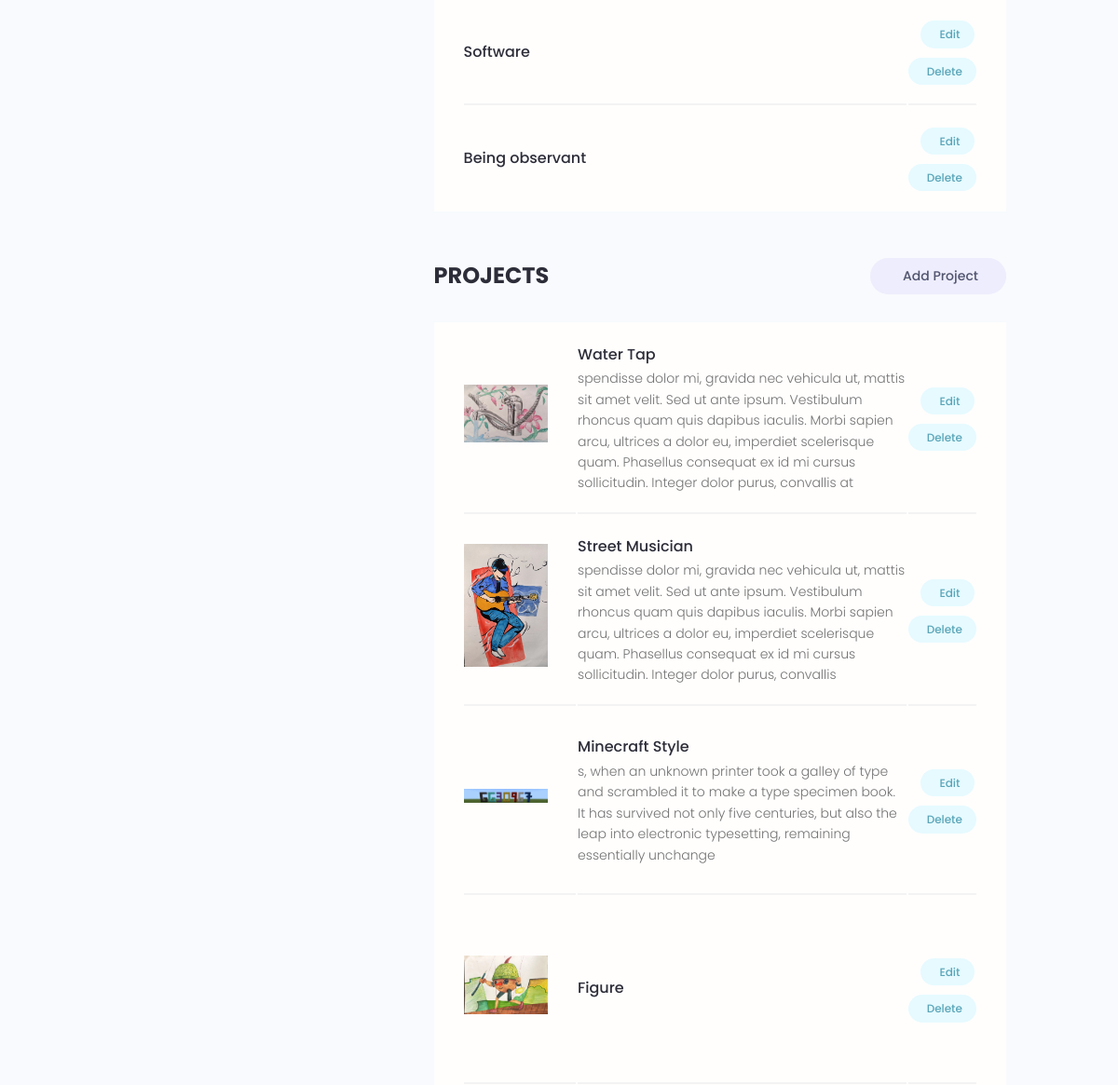
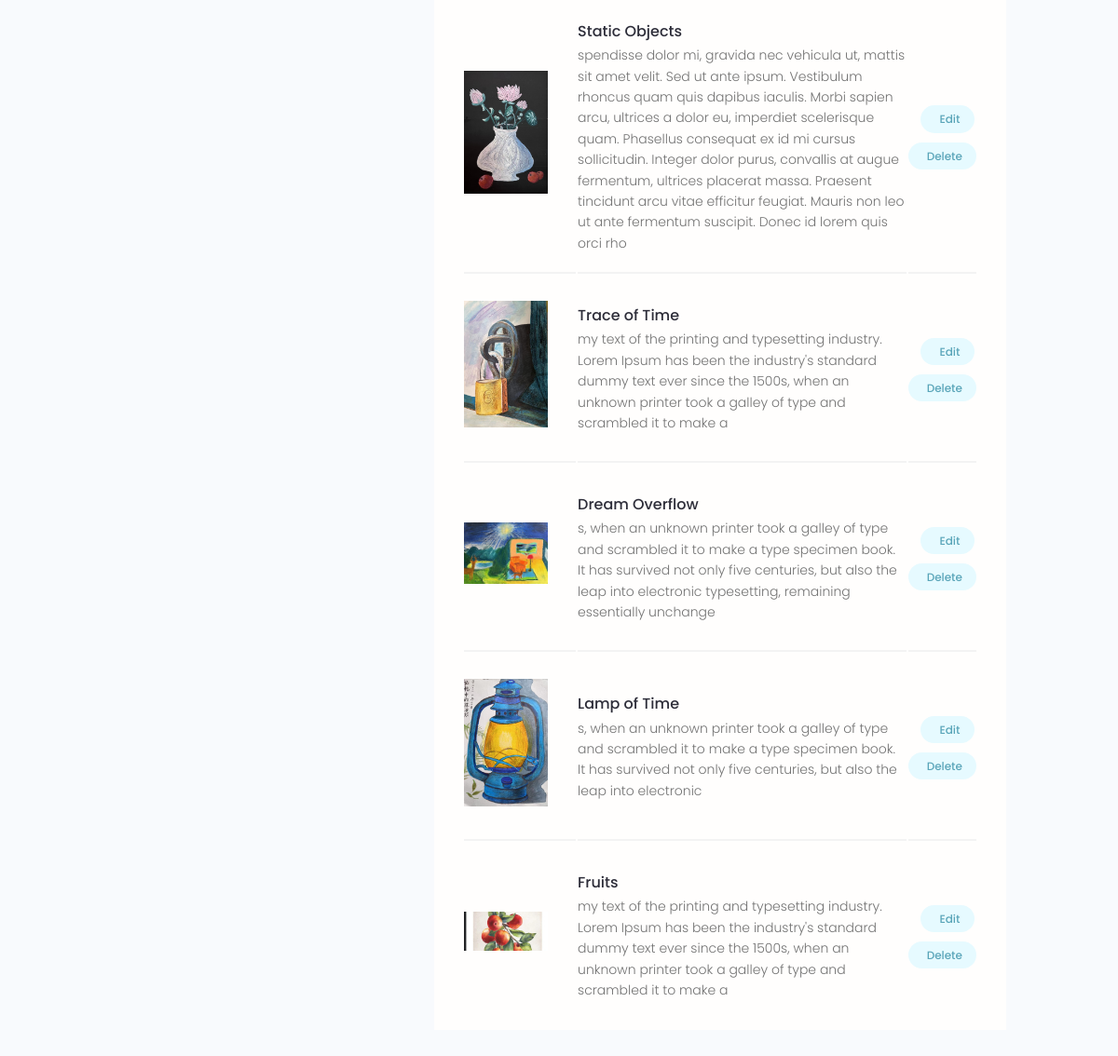
Before: /account/ (signed in, lower part) with the older database file (2 pictures, top to bottom).
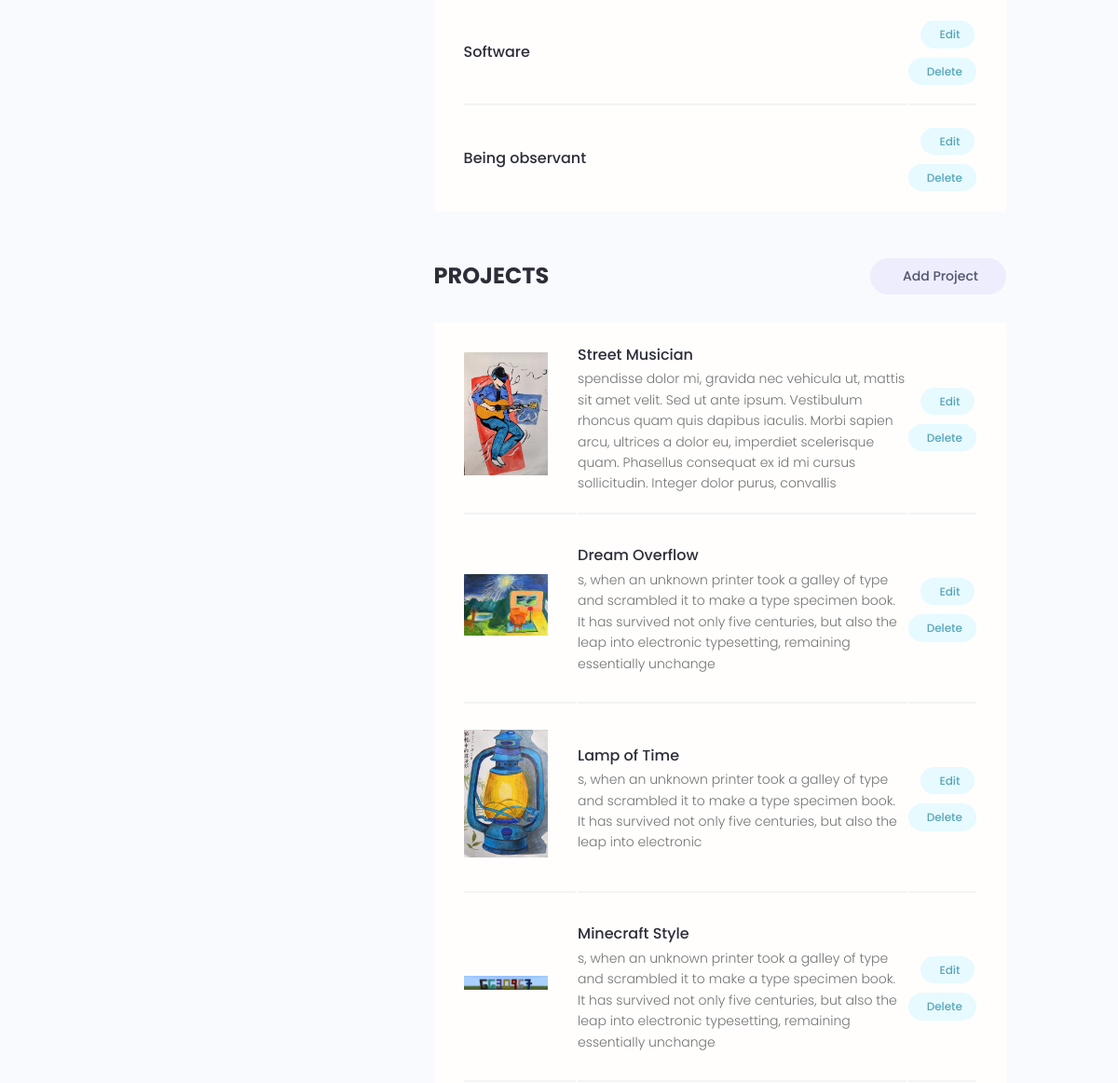
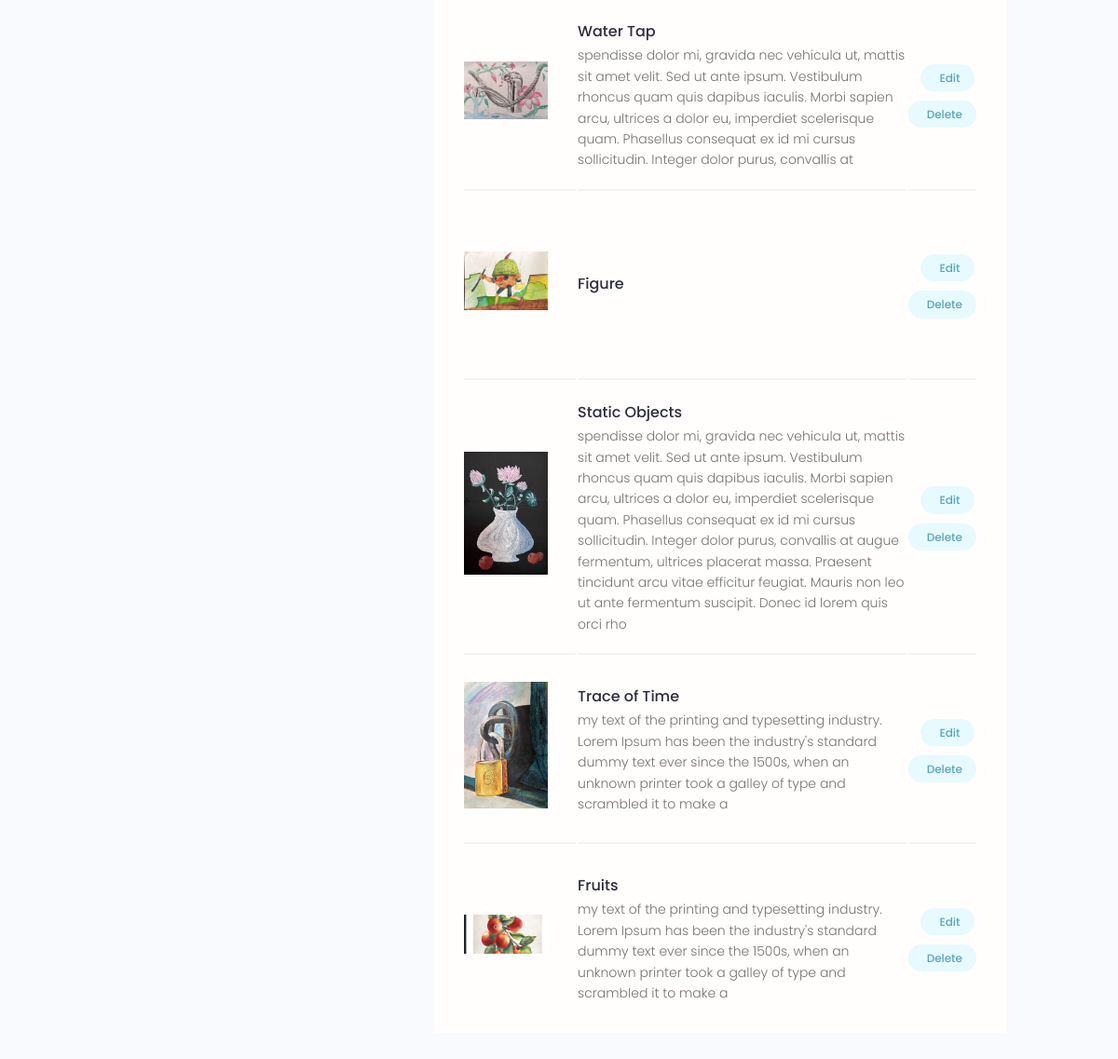
After: the same page with the newer database file (2 pictures, top to bottom).
### users/models.py (models this page shows, shortened)
class Skill(models.Model):
    owner = models.ForeignKey(Profile, on_delete=models.CASCADE, null=True, blank=True)
    name = models.CharField(max_length=200, null=True, blank=True)
    description = models.TextField(null=True, blank=True)
    created = models.DateTimeField(auto_now_add=True)
    id = models.UUIDField(default=uuid.uuid4, unique=True, primary_key=True, editable=False)

### paintings/models.py (models this page shows, shortened)
class Painting(models.Model):
    owner = models.ForeignKey(Profile, null=True, blank=True, on_delete=models.CASCADE)
    title = models.CharField(max_length=200)
    featured_image = models.ImageField(null=True, blank=True, default="default.png")
    demo_link = models.TextField(max_length=500, null=True, blank=True)
    description = models.TextField(null=True, blank=True)
    tags = models.ManyToManyField('Tag', blank=True)
    vote_total = models.IntegerField(default=0, null=True, blank=True)
    vote_score = models.IntegerField(default=0, null=True, blank=True)
    created = models.DateTimeField(auto_now_add=True)
    id = models.UUIDField(default=uuid.uuid4, unique=True, primary_key=True, editable=False)
    @property
    def imageURL(self):
        try:
            url = self.featured_image.url
        except:
            url = ""
        return url
    class Meta:
        ordering = ['-vote_score', "-vote_total", "title"]

### users/views.py (the view)
# urls.py: path("account/", views.userAccount, name="account"),
@login_required(login_url="login-user")
def userAccount(request):
    profile = request.user.profile
    skills = profile.skill_set.all()
    context = {"profile": profile, "skills": skills}
    return render(request, "users/account.html", context)

### users/models.py (called while the page is built)
    @property
    def imageURL(self):
        try:
            url = self.profile_image.url
        except:
            url = ""
        return url

### users/templates/users/account.html (shortened to what this page needs)
{% extends 'main.html' %}
{% load static %}
{% block content %}
<main class="settingsPage profile my-md">
    <div class="container">
        <div class="layout">
            <div class="column column--1of3">
            </div>
            <div class="column column--2of3">
                <table class="settings__table">
                    {% for skill in skills %}
                    <tr>
                        <td class="settings__tableInfo">
                            <h4>{{skill.name}}</h4>
                        </td>
                        <td class="settings__tableActions">
                            <a class="tag tag--pill tag--main settings__btn" href="{% url 'edit-skill' skill.id %}">
                                Edit</a>
                            <a class="tag tag--pill tag--main settings__btn" href="{% url 'delete-skill' skill.id %}">
                                Delete</a>
                        </td>
                    </tr>
                    {% endfor %}
                </table>
                <div class="settings">
                    <h3 class="settings__title">Projects</h3>
                    <a class="tag tag--pill tag--sub settings__btn tag--lg" href="{% url 'new-painting' %}"> Add
                        Project</a>
                </div>
                <table class="settings__table">
                    {% for painting in profile.painting_set.all %}
                    <tr>
                        <td class="settings__thumbnail">
                            <a href="{% url 'painting' painting.id %}"><img src="{{painting.imageURL}}"
                                    alt="Project Thumbnail" /></a>
                        </td>
                        <td class="settings__tableInfo">
                            <a href="{% url 'painting' painting.id %}">{{painting.title}}</a>
                            <p>
                                {{painting.description}}
                            </p>
                        </td>
                        <td class="settings__tableActions">
                            <a class="tag tag--pill tag--main settings__btn"
                                href="{% url 'update-painting' painting.id %}">
                                Edit</a>
                            <a class="tag tag--pill tag--main settings__btn"
                                href="{% url 'delete-painting' painting.id %}">
                                Delete</a>
                        </td>
                    </tr>
                    {% endfor %}
                </table>
            </div>
        </div>
    </div>
</main>
{% endblock %}

### templates/main.html (shortened to what this page needs)
<!DOCTYPE html>
{% load static %}
<html>
<head>
    <link rel="stylesheet" href="https://cdn.iconmonstr.com/1.3.0/css/iconmonstr-iconic-font.min.css" />
    <link rel="stylesheet" href="{% static 'uikit/styles/uikit.css' %}" />
    <link rel="stylesheet" href="{% static 'styles/app.css' %}" />
</head>
<body>
    {% block content %}
    {% endblock content %}
</body>
</html>

### templates/navbar.html (shortened to what this page needs)
{% load static %}

### static/styles/app.css (style rules this page uses)
:root { --color-sub: #2d2d39; }
img { width: 100%; }
.settings { display: flex; justify-content: space-between; align-items: center; }
.settings__title { font-size: 2.4rem; text-transform: uppercase; font-weight: 700; color: var(--color-sub); }
.settings__table { margin-top: 3rem; margin-bottom: 5rem; padding: 0 3rem; background: var(--color-white); }
.settings__table tr { width: 100%; }
.settings__table tr > td { padding: 2rem 0; }
.settings__table tr:not(:last-child) td { border-bottom: 2px solid var(--color-white-light); }
.settings__thumbnail { width: 23%; min-width: 10rem; }
.settings__thumbnail img { padding-right: 3rem; height: 15rem; object-fit: contain; }
.settings__tableInfo { width: 100%; }
.settings__tableInfo h4, .settings__tableInfo a { padding-right: 1rem; width: auto; font-size: 1.6rem; font-weight: 500; color: var(--color-sub); }
.settings__tableInfo p { font-size: 1.4rem; }
.settings__tableActions { text-align: right; }

### static/uikit/styles/modules/_variables.css (style rules this page uses)
:root { --color-main: #5aa5b9; --color-main-light: #e6faff; --color-sub: #3f4156; --color-sub-light: #51546e; --color-sub-lighter: #ededfd; --color-text: #737373; --color-gray: #8b8b8b; --color-light: #e5e7eb; --color-light-gray: #767676; --color-bg: #f8fafd; --color-white: #fffefd; --color-white-light: #f3f3f3; --color-success: #359e64; --color-success-bg: #def8e8; --color-error: #fc4b0b; --color-error-bg: #fff2ee; --font-base: 'Poppins', arial, helvetica, 'Segoe UI', roboto, ubuntu, sans-serif; --font-monospace: 'Fira Code', 'Courier New', courier, monospace; --font-regular: 300; --font-medium: 500; --font-bold: 700; --generic-shadow: 1px 1px 5px #00000010; --generic-transition: all 0.3s ease-in-out; }

### static/uikit/styles/modules/_base.css (style rules this page uses)
* { margin: 0; padding: 0; box-sizing: border-box; text-rendering: optimizeLegibility; color: inherit; font-size: inherit; }
html { font-size: 50%; }
@media only screen and (min-width: 480px) { html { font-size: 56.25%; } }
@media only screen and (min-width: 1200px) { html { font-size: 62.5%; } }
body { line-height: 1.6; font-weight: 400; font-size: 1.5rem; color: var(--color-text); background-color: var(--color-bg); min-height: 100vh; }

### static/uikit/styles/modules/_typography.css (style rules this page uses)
* { font-family: var(--font-base); }
h3 { font-size: 3.2rem; font-weight: var(--font-medium); }
h4 { font-size: 2.8rem; font-weight: var(--font-medium); }
p, span, strong { font-size: 1.6rem; color: var(--color-text); font-weight: var(--font-regular); }
a { padding-bottom: 2px; text-decoration: none; display: inline-block; color: var(--color-main); font-weight: var(--font-medium); }

### static/uikit/styles/modules/_utilities.css (style rules this page uses)
.container { width: 92%; max-width: 165rem; margin: 0 auto; box-sizing: border-box; }
@media screen and (min-width: 1000px) { .container { width: 90%; } }
@media screen and (min-width: 1200px) { .container { width: 80%; } }
.my-md { margin: 3rem auto; }

### static/uikit/styles/modules/_tag.css (style rules this page uses)
.tag { display: inline-flex; align-items: center; background-color: var(--color-sub); height: -webkit-fit-content; height: -moz-fit-content; height: fit-content; width: -webkit-fit-content; width: -moz-fit-content; width: fit-content; border-radius: 0.5rem; padding: 0.5rem 1.5rem; font-size: 1.2rem; cursor: pointer; }
.tag:not(:last-child) { margin-right: 0.25rem; margin-bottom: 0.75rem; }
.tag--pill { border-radius: 5rem; }
.tag--main, .tag--main > small { background: var(--color-main-light); color: var(--color-main); font-weight: 500; }
.tag--sub, .tag--sub > small { background: var(--color-sub-lighter); color: var(--color-sub-light); font-weight: 500; }
.tag--lg { padding: 0.8rem 3rem; font-size: 1.4rem; }

### static/uikit/styles/modules/_layout.css (style rules this page uses)
.layout { display: flex; flex-flow: row wrap; justify-content: space-between; }
.layout > .column { margin-bottom: 3rem; }
.layout > .column.column--1of3 { flex-basis: 30%; }
.layout > .column.column--2of3 { flex-basis: 64%; }

Changed rows visible on the page:
shown differently, row unchanged: Painting "Street Musician": moves up the list
changed Painting "Dream Overflow": moves up the list
changed Painting "Lamp of Time": moves up the list
shown differently, row unchanged: Painting "Minecraft Style": moves down the list
